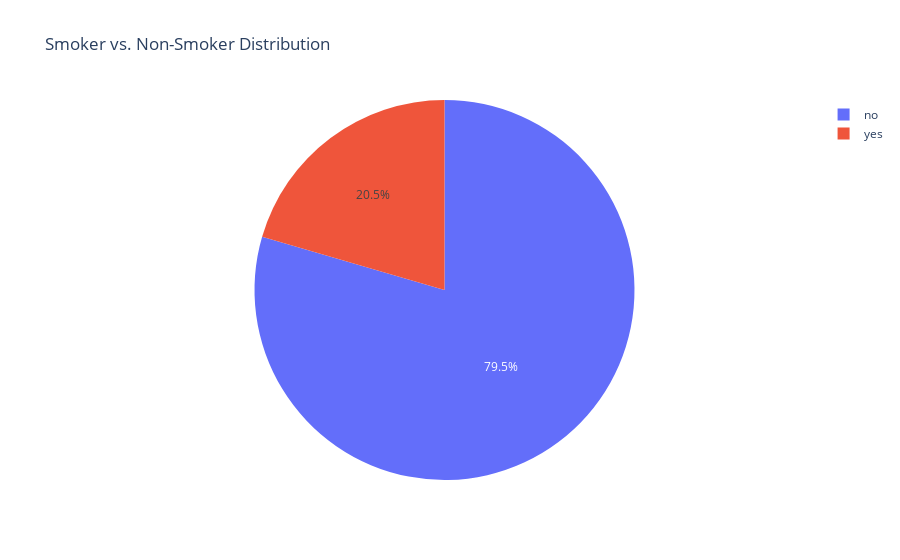

The notebook cell saved with this chart:
### Code cell
fig = px.pie(insurance, names='Smoker', title='Smoker vs. Non-Smoker Distribution')
fig.show()

### Figure 1 — Plotly figure (JSON) as saved in the notebook; plotly's stock layout.template omitted (floating-point values rounded to 4 significant figures; data arrays with more than 128 entries replaced by an {"elided": "..."} marker saying what was removed)
{"data": [{"domain": {"x": [0, 1], "y": [0, 1]}, "hovertemplate": "Smoker=%{label}<extra></extra>", "labels": {"elided": "1338 str values"}, "legendgroup": "", "name": "", "showlegend": true, "type": "pie"}], "layout": {"legend": {"tracegroupgap": 0}, "title": {"text": "Smoker vs. Non-Smoker Distribution"}}}
